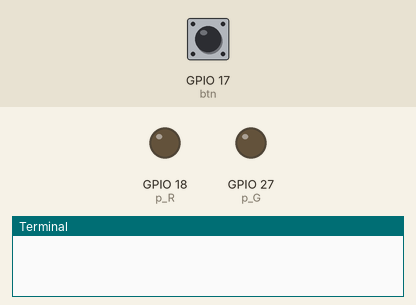
Recording of a program running on a simulated Raspberry Pi (BCM pin numbers). Parts: output pins drawn as LEDs (lit = HIGH), the last lines printed to the terminal. The test bench sets the inputs (shaded band); at power-on: GPIO 17 (btn) HIGH.

Above: at 1.2 s.
1.3 s: GPIO 17 (btn) pulled LOW for 0.15 s
At 2.0 s:
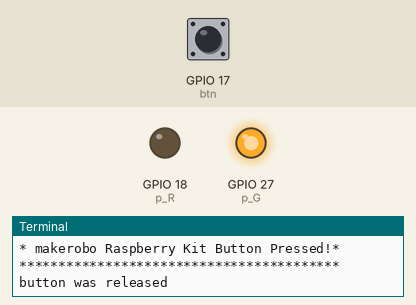
2.9 s: GPIO 17 (btn) pulled LOW for 3.2 s
At 3.7 s:
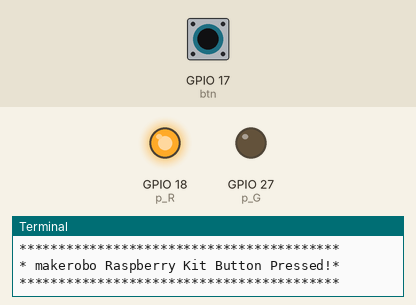
Timing chart, 0 to 7.6 s (numbered marks = the images above; inputs shaded):
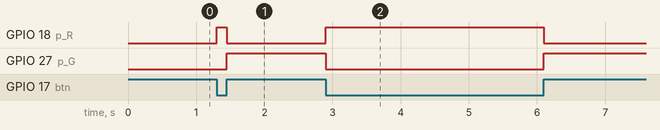

Measured:
- after the input at 1.3 s, GPIO 18 (p_R): LOW → HIGH at once, → LOW 0.15 s later; GPIO 27 (p_G): LOW → HIGH after 0.15 s
- after the input at 2.9 s, GPIO 18 (p_R): LOW → HIGH at once, → LOW 3.2 s later; GPIO 27 (p_G): HIGH → LOW at once, → HIGH 3.2 s later

The program:

6.______.py
```python
#!/usr/bin/env python
# coding: utf-8

# <center><img src="./image/CLBLOGO.jpg" alt="创乐博" style="width: 300px;"/></center>
#
# # 6.轻触按键实验
#
# @－－－－湖南创乐博智能科技有限公司－－－－<br>
# @  文件名：6.轻触按键实验.py <br>
# @  版本：V2.0 <br>
# @  author: zhulin<br>
# @  说明：轻触按键实验
# 轻触传感器实验，通过GPIOZero库的Button库直接检测轻触按键是否按下，从而来点亮双色LED灯！！！<br>

# ## 1.导入必要的库文件

# In[1]:


from gpiozero import Button
from gpiozero import LED
from time import sleep
from signal import pause


# ## 2.定义轻触按键管脚和双色LED管脚

# In[2]:


btn = Button(17)     # 轻触按键管脚
p_R = LED(18)        # 红色LED管脚
p_G = LED(27)        # 绿色LED管脚


# ## 3.初始化工作及中断函数定义

# In[3]:


def pressed():
    print('*****************************************')
    print('* makerobo Raspberry Kit Button Pressed!*')
    print('*****************************************')
    p_R.on()  # 打开红色LED
    p_G.off() # 关闭绿色LED

def released():
    print("button was released")
    p_R.off()   # 关闭红色LED
    p_G.on()    # 打开绿色LED

btn.when_pressed = pressed
btn.when_released = released


# ## 4.主程序

# In[ ]:


# 循环函数
def makerobo_loop():
    pause()

# 释放资源
def makerobo_destroy():
    p_R.close()
    p_G.close()

# 程序入口
if __name__ == '__main__':
	try:
		makerobo_loop()        #  调用循环函数
	except KeyboardInterrupt:  #  当按下Ctrl+C时，将执行destroy()子程序。
		makerobo_destroy()     #  释放资源
```
